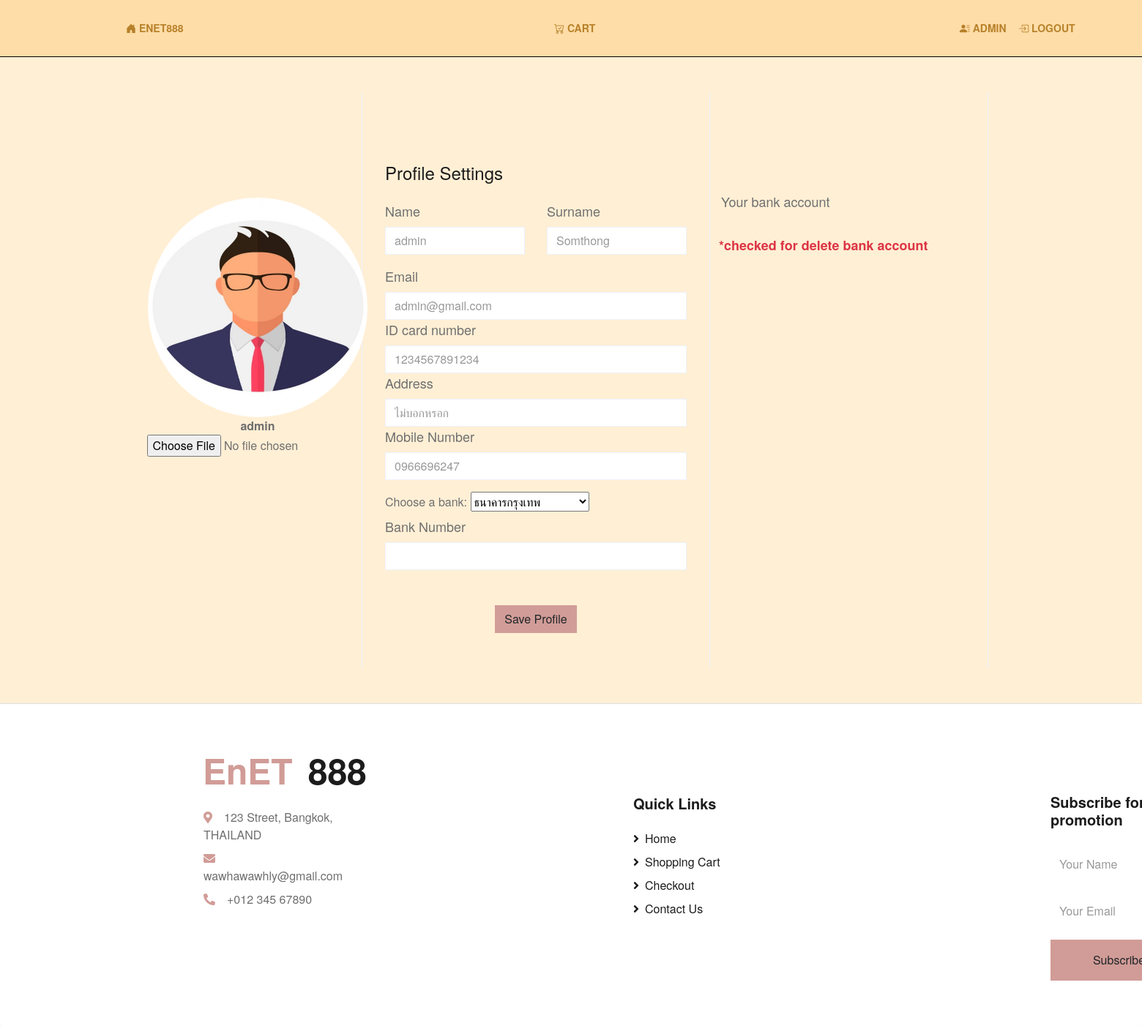
The app's page /profile_edit.php (signed in) with its own data.
### tables this page shows
CREATE TABLE `user` (
  `User_ID` int(11) NOT NULL,
  `username` varchar(50) NOT NULL,
  `password` varchar(50) NOT NULL,
  `name` varchar(100) NOT NULL,
  `surname` varchar(255) NOT NULL,
  `email` varchar(100) NOT NULL,
  `ID_card` varchar(50) NOT NULL,
  `address` text NOT NULL,
  `tel` varchar(50) NOT NULL,
  `Icon` varchar(255) NOT NULL,
  `role` varchar(255) NOT NULL
);

### profile_edit.php (the view, shortened to what this page needs)
<!DOCTYPE html>
<html lang="en">
<head>
    <link href="https://cdn.jsdelivr.net/npm/bootstrap@5.1.0/dist/css/bootstrap.min.css" rel="stylesheet">
    <link rel="stylesheet" href="https://cdn.jsdelivr.net/npm/bootstrap-icons@1.5.0/font/bootstrap-icons.css">
    <link rel="stylesheet" href="css/profile.css">
    <link href="css/style.css" rel="stylesheet">
    <link href="https://cdnjs.cloudflare.com/ajax/libs/font-awesome/5.10.0/css/all.min.css" rel="stylesheet">
</head>
<body>
<?php include 'nav.php'; ?>
<?php $conn = new PDO("mysql:host=localhost; dbname=enet888; charset=utf8","root","");
    $sql = "SELECT * FROM user WHERE User_ID='$_SESSION[User_ID]'";
    $result=$conn->query($sql);
    $row = $result->fetch();
?>
<form action="profile_save.php" method="post" enctype="multipart/form-data">
    <div class="container rounded mt-5 mb-5">
        <div class="row">
            <div class="col-md-3 border-right">
            <br><br>
                <div class="d-flex flex-column align-items-center text-center p-3 py-5">
                    <?php
                        if($row['Icon']==""){
                            ?>
                                <img class="rounded-circle mt-5" width="300px" height="300px" src="img/default-profile.jpg">
                            <?php
                        }else {
                            ?>
                                <img class="rounded-circle mt-5" width="300px" height="300px" src="image/Icon/<?php echo $row['Icon'] ?>">
                            <?php
                        }
                        ?>
                    <span class="font-weight-bold"><?php echo $row['username']; ?></span>
                    <input type="file" name="icon">
                </div>
            </div>
            <div class="col-md-5 border-right">
            <br><br>
                <div class="p-3 py-5">
                    <div class="d-flex justify-content-between align-items-center mb-3">
                        <h4 class="text-right">Profile Settings</h4>
                    </div>
                    <div class="row mt-2">
                        <div class="col-md-6"><label class="labels">Name</label><input type="text" class="form-control" placeholder="<?php echo $row['name']; ?>" name="name"></div>
                        <div class="col-md-6"><label class="labels">Surname</label><input type="text" class="form-control" value="" placeholder="<?php echo $row['surname']; ?>" name="surname"></div>
                    </div>
                    <div class="row mt-3">
                        <div class="col-md-12"><label class="labels">Email</label><input type="email" class="form-control" placeholder="<?php echo $row['email']; ?>" value="" name="email"></div>
                        <div class="col-md-12"><label class="labels">ID card number</label><input type="int" min="0" class="form-control" placeholder="<?php echo $row['ID_card']; ?>" value="" name="ID_card_number" maxlength="13"></div>
                        <div class="col-md-12"><label class="labels">Address</label><input type="text" class="form-control" placeholder="<?php echo $row['address']; ?>" value="" name="address"></div>
                        <div class="col-md-12"><label class="labels">Mobile Number</label><input type="int" min="0" class="form-control" placeholder="<?php echo $row['tel']; ?>" value="" name="phone" maxlength="10"></div>
                    </div>
                    <div class="row mt-3">
                        <div class="col-md-12"><label for="bank">Choose a bank:</label>
                            <select id="bank" name="bank">
                            <option value="1">ธนาคารกรุงเทพ</option>
                            </select>
                        </div>
                        <div class="col-md-12"><label class="labels">Bank Number</label><input type="text" class="form-control" value="" name="bank_number" maxlength="16"></div>
                    </div>
                    <div class="mt-5 text-center">
                        <button class="btn btn-primary profile-button" type="submit" name="save">Save Profile</button>
                    </div>
                </div>
            </div>
            <div class="col-md-4 border-right">
                <br><br><br><br><br>
                <div class="row mt-3">
                    <div class="col-md-12"><label class="labels">Your bank account</label></div>
                        <div class="col-md-12"></div>
                        <label class="labels text-danger"><b>*checked for delete bank account</b></label>
                </div>
            </div>
        </div>
    </div>
</form>
 <div class="card-footer" style="background-color: #ffff ;">
        <div class="col-2" style="margin-top: 50px; margin-bottom: 100px; margin-left: 225px; margin-right: 200px;">
            <h1 class="mb-4 display-5 font-weight-semi-bold"><span class="text-primary font-weight-bold border border-white px-3 mr-1">EnET</span>888</h1>
            <p class="mb-2" style="padding-left: 18px;"><i class="fa fa-map-marker-alt text-primary mr-3"></i>123 Street, Bangkok, THAILAND</p>
            <p class="mb-2" style="padding-left: 18px;"><i class="fa fa-envelope text-primary mr-3"></i>wawhawawhly@gmail.com</p>
            <p class="mb-0" style="padding-left: 18px;"><i class="fa fa-phone-alt text-primary mr-3"></i>+012 345 67890</p>
        </div>
        <div class="col-2" style="margin-left: 830px; margin-top: -255px; margin-bottom: 50px;">
            <h5 class="font-weight-bold text-dark mb-4">Quick Links</h5>
                <div class="d-flex flex-column justify-content-start">
                    <a class="text-dark mb-2" href="index.php"><i class="fa fa-angle-right mr-2"></i>Home</a>
                    <a class="text-dark mb-2" href="cart.php"><i class="fa fa-angle-right mr-2"></i>Shopping Cart</a>
                    <a class="text-dark mb-2" href="***"><i class="fa fa-angle-right mr-2"></i>Checkout</a>
                    <a class="text-dark" href="***"><i class="fa fa-angle-right mr-2"></i>Contact Us</a>
                </div>
        </div>
        <div class="col-2" style="margin-left: 1400px; margin-top: -220px; margin-bottom: 50px;">
            <h5 class="font-weight-bold text-dark mb-4">Subscribe for promotion</h5>
                <form action="">
                    <div class="form-group">
                        <input type="text" class="form-control border-0 py-4" placeholder="Your Name" required="required" />
                    </div>
                    <div class="form-group">
                        <input type="email" class="form-control border-0 py-4" placeholder="Your Email" required="required" />
                    </div>
                    <div>
                        <button class="btn btn-primary btn-block border-0 py-3" type="submit">Subscribe Now</button>
                    </div>
                </form>
        </div>
    </div>
</body>
</html>

### css/profile.css (style rules this page uses)
body { font-family: 'Quicksand'; color: #000000; background-color: #FFEFD5 }
.profile-button { background: #D19C97; box-shadow: none; border: none }
.labels { font-size: 18px }

### css/nav.css (style rules this page uses)
body { padding: 0; margin: 0; font-family: 'Helvetica Neue', Helvetica, Arial, sans-serif; background-color: #FFEFD5; }

### records on screen
user: username "admin", name "admin", surname "Somthong", email "admin@gmail.com", ID_card_number "1234567891234", address "ไม่บอกหรอก", phone "0966696247"

### other values on screen
$_SESSION["username"] "ADMIN"
